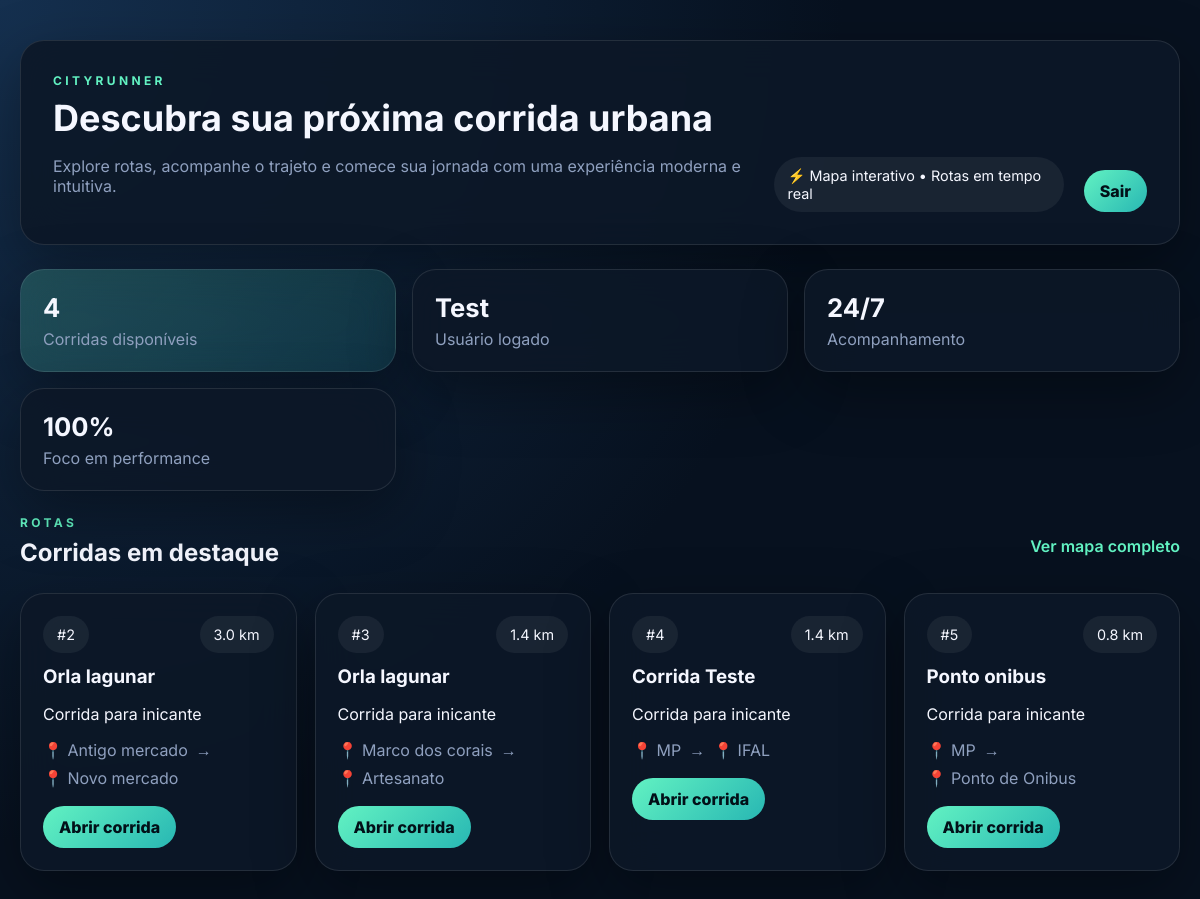
Screenshot of /corridas/ (signed in) with the database file from the repository.
### corridas/models.py (models this page shows, shortened)
class Corrida(models.Model):
    nome = models.CharField(max_length=100)
    local_inicio = models.CharField(max_length=100)
    local_fim = models.CharField(max_length=100)
    distancia = models.FloatField()
    descricao = models.TextField()
    origem_latitude = models.FloatField(null=True, blank=True)
    origem_longitude = models.FloatField(null=True, blank=True)
    destino_latitude = models.FloatField(null=True, blank=True)
    destino_longitude = models.FloatField(null=True, blank=True)

### corridas/views.py (the view)
# urls.py: path('', views.corrida_list, name='corrida_list'),
def corrida_list(request):
    if not is_authenticated_request(request):
        next_url = request.get_full_path()
        login_url = reverse("login")
        return redirect(f"{login_url}?{urlencode({'next': next_url})}")
    corridas = Corrida.objects.all().order_by("id")
    return render(request, "corrida_list.html", {"corridas": corridas})

### corridas/views.py (called while the page is built, shortened)
def is_authenticated_request(request):
    if request.session.get("access_token") or request.session.get("usuario_id"):
        token = request.session.get("access_token")
        if token:
            try:
                jwt.decode(token, JWT_SECRET, algorithms=["HS256"])
                return True
            except (jwt.ExpiredSignatureError, jwt.InvalidTokenError):
                return False
        return True

### corridas/templates/corrida_list.html (shortened to what this page needs)
{% load static %}
<!DOCTYPE html>
<html lang="pt-BR">
<head>
    <link rel="stylesheet" href="{% static 'style.css' %}">
</head>
<body>
    <div class="page-shell">
        <header class="hero-card">
            <div>
                <p class="eyebrow">CityRunner</p>
                <h1>Descubra sua próxima corrida urbana</h1>
                <p class="hero-text">Explore rotas, acompanhe o trajeto e comece sua jornada com uma experiência moderna e intuitiva.</p>
            </div>
            <div class="hero-pill">⚡ Mapa interativo • Rotas em tempo real</div>
            <div style="display:flex; gap:10px; flex-wrap:wrap; margin-top: 12px;">
                {% if request.session.usuario_nome %}
                    <a href="{% url 'logout' %}" class="primary-btn">Sair</a>
                {% else %}
                    <a href="{% url 'login' %}" class="primary-btn">Entrar</a>
                    <a href="{% url 'register' %}" class="ghost-link">Criar conta</a>
                {% endif %}
            </div>
        </header>
        <section class="stats-grid">
            <article class="stat-card accent">
                <span class="stat-number">{{ corridas.count }}</span>
                <span class="stat-label">Corridas disponíveis</span>
            </article>
            <article class="stat-card">
                {% if request.session.usuario_nome %}
                    <span class="stat-number">{{ request.session.usuario_nome }}</span>
                    <span class="stat-label">Usuário logado</span>
                {% else %}
                    <span class="stat-number">Visitante</span>
                    <span class="stat-label">Entre para salvar seu pace</span>
                {% endif %}
            </article>
            <article class="stat-card">
                <span class="stat-number">24/7</span>
                <span class="stat-label">Acompanhamento</span>
            </article>
            <article class="stat-card">
                <span class="stat-number">100%</span>
                <span class="stat-label">Foco em performance</span>
            </article>
        </section>
        <section class="list-section">
            <div class="section-title-row">
                <div>
                    <p class="eyebrow">Rotas</p>
                    <h2>Corridas em destaque</h2>
                </div>
                <a href="#" class="ghost-link">Ver mapa completo</a>
            </div>
            <div class="card-grid">
                {% for corrida in corridas %}
                <article class="race-card">
                    <div class="card-top">
                        <span class="card-badge">#{{ corrida.id }}</span>
                        <span class="card-meta">{{ corrida.distancia }} km</span>
                    </div>
                    <h3>{{ corrida.nome }}</h3>
                    <p>{{ corrida.descricao|truncatechars:120 }}</p>
                    <div class="route-row">
                        <span>📍 {{ corrida.local_inicio }}</span>
                        <span>→</span>
                        <span>📍 {{ corrida.local_fim }}</span>
                    </div>
                    <a class="primary-btn" href="{% url 'corrida_detail' corrida.id %}">Abrir corrida</a>
                </article>
                {% empty %}
                <article class="empty-card">
                    <h3>Nenhuma corrida cadastrada ainda</h3>
                    <p>Adicione uma corrida pela API para visualizá-la aqui.</p>
                </article>
                {% endfor %}
            </div>
        </section>
    </div>
</body>
</html>

### corridas/static/style.css (style rules this page uses)
:root { color-scheme: dark; --bg: #07111f; --panel: rgba(13, 24, 39, 0.9); --panel-2: rgba(255, 255, 255, 0.06); --text: #f5f7ff; --muted: #8fa0bf; --accent: #62f2c2; --accent-strong: #28b7b3; --border: rgba(255, 255, 255, 0.1); --shadow: 0 20px 60px rgba(0, 0, 0, 0.35); }
* { box-sizing: border-box; }
body { margin: 0; font-family: 'Inter', sans-serif; background: radial-gradient(circle at top left, #15304f, var(--bg) 55%); color: var(--text); min-height: 100vh; }
.page-shell { max-width: 1200px; margin: 0 auto; padding: 40px 20px 80px; }
.hero-card, .race-card, .map-card, .info-card, .stat-card, .empty-card { background: var(--panel); border: 1px solid var(--border); border-radius: 24px; box-shadow: var(--shadow); backdrop-filter: blur(20px); }
.hero-card { padding: 32px; display: flex; justify-content: space-between; align-items: flex-end; gap: 20px; margin-bottom: 24px; }
.eyebrow { text-transform: uppercase; letter-spacing: 0.28em; font-size: 0.75rem; color: var(--accent); margin: 0 0 8px; font-weight: 700; }
h1, h2, h3, h4 { margin: 0 0 10px; }
h1 { font-size: clamp(1.9rem, 3vw, 2.8rem); }
.hero-text, .muted, .route-info, .comment-item p { color: var(--muted); }
.hero-pill, .card-badge, .pill, .card-meta { display: inline-flex; align-items: center; padding: 10px 14px; border-radius: 999px; background: var(--panel-2); color: var(--text); font-size: 0.9rem; }
.stats-grid { display: grid; grid-template-columns: repeat(3, minmax(0, 1fr)); gap: 16px; margin-bottom: 24px; }
.stat-card { padding: 22px; }
.stat-card.accent { background: linear-gradient(135deg, rgba(98,242,194,0.2), rgba(40,183,179,0.15)); }
.stat-number { display: block; font-size: 1.6rem; font-weight: 700; margin-bottom: 6px; }
.stat-label { color: var(--muted); }
.list-section { margin-top: 10px; }
.section-title-row { display: flex; justify-content: space-between; align-items: center; margin-bottom: 16px; }
.ghost-link, .back-link { color: var(--accent); text-decoration: none; font-weight: 600; }
.card-grid { display: grid; grid-template-columns: repeat(auto-fit, minmax(260px, 1fr)); gap: 18px; }
.race-card, .empty-card { padding: 22px; }
.card-top { display: flex; justify-content: space-between; margin-bottom: 12px; }
.route-row { display: flex; flex-wrap: wrap; gap: 8px; color: var(--muted); margin: 14px 0 18px; }
.primary-btn { border: none; padding: 11px 16px; border-radius: 999px; background: linear-gradient(135deg, var(--accent), var(--accent-strong)); color: #021018; font-weight: 800; cursor: pointer; text-decoration: none; display: inline-flex; align-items: center; justify-content: center; }

### rows the page displays
Corrida: id "2", distancia "3.0", nome "Orla lagunar", descricao "Corrida para inicante", local_inicio "Antigo mercado", local_fim "Novo mercado"
Corrida: id "3", distancia "1.4", nome "Orla lagunar", descricao "Corrida para inicante", local_inicio "Marco dos corais", local_fim "Artesanato"
Corrida: id "4", distancia "1.4", nome "Corrida Teste", descricao "Corrida para inicante", local_inicio "MP", local_fim "IFAL"
Corrida: id "5", distancia "0.8", nome "Ponto onibus", descricao "Corrida para inicante", local_inicio "MP", local_fim "Ponto de Onibus"

### other values shown
{{ corridas.count }} "4"
{{ request.session.usuario_nome }} "Test"
